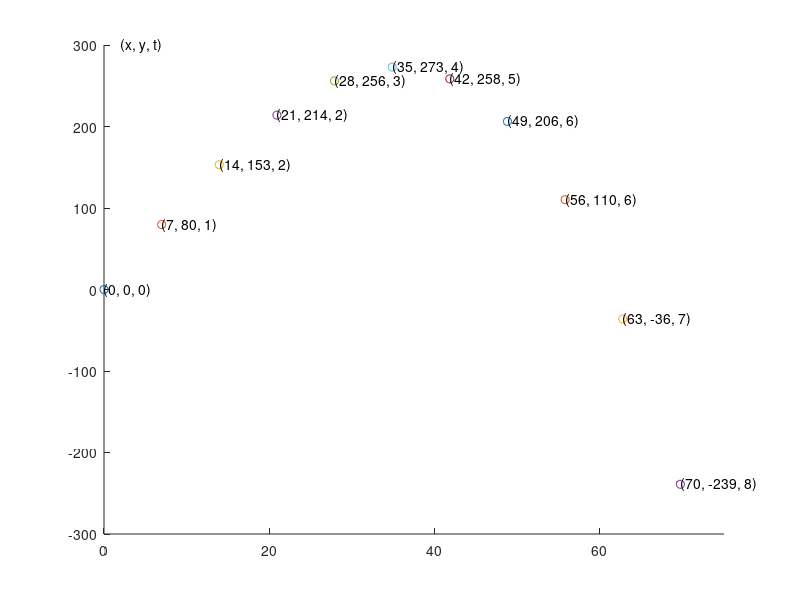

Here is the MATLAB script that generated this plot:
% Decaligo Consilideon Project 0:
% Ini. Trial 0
% Written by Ian T. Draney

% Initialize:
v_0 = 100 %(m/s)
x_0 = 0 %(m)
y_0 = 0 %(m)
t = 0   %(s)
theta_0 = 85*(pi/180)
theta = theta_0

% Properties
g = 9.81    %(m/s^2)
m = 1       %(kg)
dt = 0.8    %(s)
flag = 8/dt;

% Define Trajectory
a = [0
    -g]
v = [(v_0*cos(theta_0))
    (v_0*sin(theta_0)-g*t)]
r = [x_0
    y_0]

% Graph Setup
posLabelForm = sprintf("(x, y, t)");
text(2,300,posLabelForm)
hold on;                              % Hold plot, do not reset plot, add to current fig instead

% Update vector functions v, r per step of time, a is const.
for i = t:flag              % Loop once every dt
    plot(r(1),r(2), 'o')    % Plot r

    % Label plotted position and graph
    posLabel = sprintf("(%.0f, %.0f, %.0f)",r(1),r(2),t);
    text(r(1),r(2),posLabel)

    axis([0 75 -300 300]);  % Disable auto axis scaling
    drawnow;                % Force draw
    t += dt                 % Update current time
    r = [r(1) + (v(1)*dt)   % Update position
        r(2) + (v(2)*dt)]
    v = [v(1)               % Update velocity
        v(2)-g*t]
endfor
